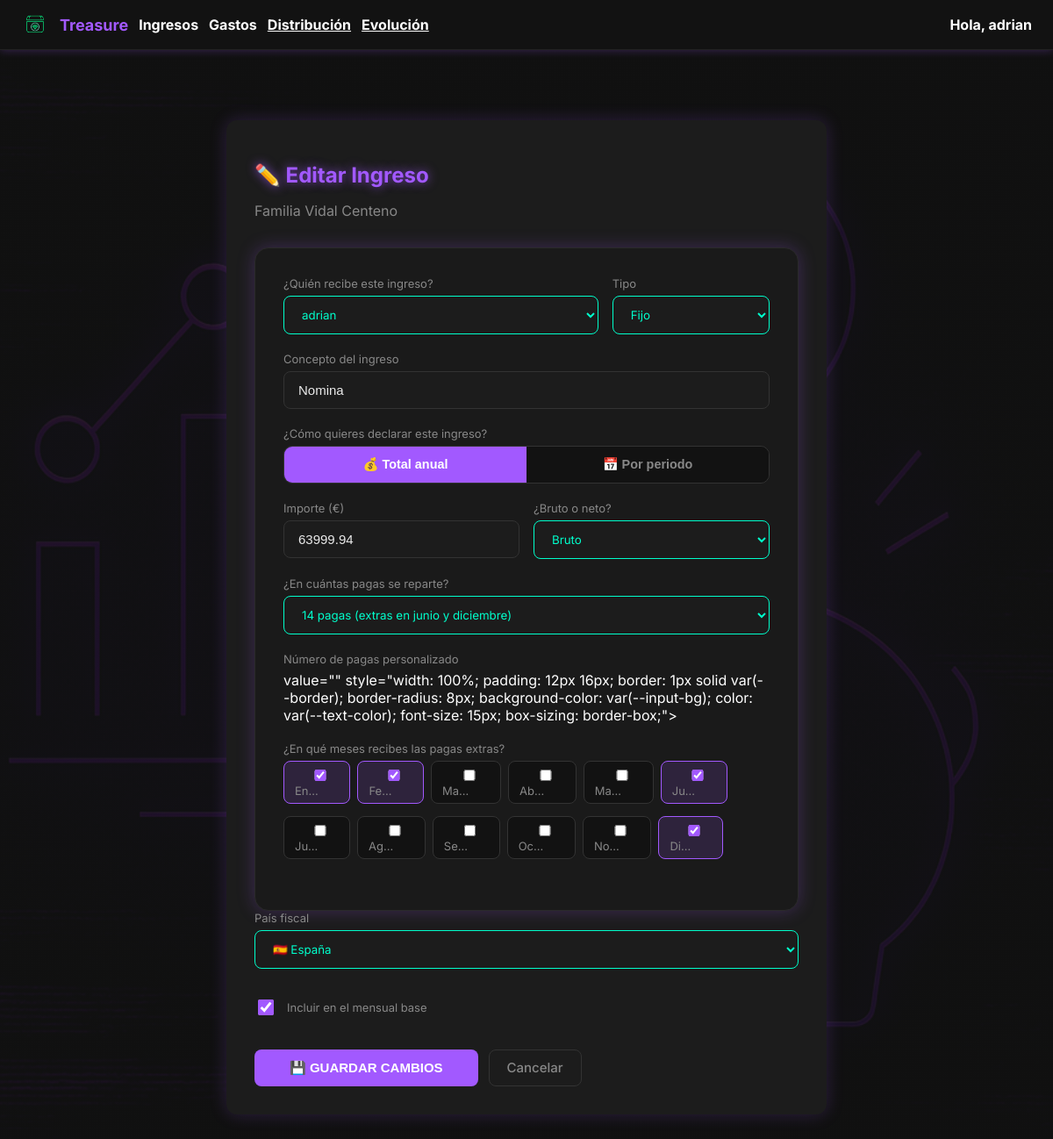
The page /finanzas/ingresos/1/editar/ (signed in) on the database its author committed.
### core/models.py (models this page shows, shortened)
class Hogar(models.Model):
    nombre = models.CharField(max_length=100)
    moneda_principal = models.CharField(
        max_length=5,
        choices=[('EUR', '€ Euro'), ('USD', '$ Dólar'), ('BTC', '₿ Bitcoin')],
        default='EUR'
    )
    creado_por = models.ForeignKey(
        User, on_delete=models.SET_NULL, null=True, related_name='hogares_creados'
    )
    fecha_creacion = models.DateTimeField(auto_now_add=True)

class UserProfile(models.Model):
    ROL_CHOICES = [
        ('admin', 'Administrador'),
        ('miembro', 'Miembro'),
        ('viewer', 'Solo lectura'),
    ]
    user = models.OneToOneField(User, on_delete=models.CASCADE)
    hogar = models.ForeignKey(
        Hogar, on_delete=models.SET_NULL, null=True, blank=True, related_name='miembros'
    )
    rol = models.CharField(max_length=20, choices=ROL_CHOICES, default='miembro')
    idioma = models.CharField(
        max_length=10, choices=[('es', 'Español'), ('en', 'Inglés')], default='es'
    )
    moneda = models.CharField(
        max_length=5,
        choices=[('EUR', '€ Euro'), ('USD', '$ Dólar'), ('BTC', '₿ Bitcoin')],
        default='EUR'
    )
    inflacion_referencia = models.FloatField(default=2.0)
    porcentaje_max_endeudamiento = models.FloatField(default=30.0)
    permitir_apis_externas = models.BooleanField(default=False)
    mostrar_alertas = models.BooleanField(default=True)
    recibir_emails = models.BooleanField(default=False)
    avatar = models.ImageField(upload_to='avatars/', null=True, blank=True)

### finanzas/models.py (models this page shows, shortened)
class FuenteIngreso(models.Model):
    TIPO_CHOICES = [
        ('fijo', 'Fijo'),
        ('variable', 'Variable estimado'),
    ]
    MODO_ENTRADA_CHOICES = [
        ('anual', 'Declaro el total anual'),
        ('periodo', 'Declaro por periodo'),
    ]
    REPARTO_CHOICES = [
        (12, '12 pagas'),
        (14, '14 pagas (extras en junio y diciembre)'),
        (15, '15 pagas'),
    ]
    usuario = models.ForeignKey(User, on_delete=models.CASCADE, related_name='fuentes_ingreso')
    hogar = models.ForeignKey('core.Hogar', on_delete=models.CASCADE, related_name='fuentes_ingreso')
    nombre = models.CharField(max_length=150,
        help_text="Ej: Schneider Electric, Guardias hospital, Alquiler piso...")
    tipo = models.CharField(max_length=20, choices=TIPO_CHOICES, default='fijo')
    modo_entrada = models.CharField(max_length=10, choices=MODO_ENTRADA_CHOICES, default='anual')
    importe_declarado = models.DecimalField(max_digits=12, decimal_places=2,
        help_text="Importe tal como lo introduce el usuario (anual o por periodo)")
    es_bruto = models.BooleanField(default=True)
    pais_fiscal = models.CharField(max_length=5, choices=[
        ('ES', 'España'), ('US', 'Estados Unidos'), ('UK', 'Reino Unido'),
        ('FR', 'Francia'), ('DE', 'Alemania'), ('PT', 'Portugal'),
        ('IT', 'Italia'), ('MX', 'México'), ('CO', 'Colombia'), ('AR', 'Argentina'),
    ], default='ES')
    num_pagas = models.IntegerField(default=12,
        help_text="Reparto del anual en pagas.")
    meses_pagas_extras = models.CharField(max_length=50, blank=True, default='6,12',
        help_text="Meses de pagas extras separados por coma. Ej: 6,12 para junio y diciembre")
    periodicidad = models.CharField(max_length=20, choices=PERIODICIDAD_CHOICES, default='mensual')
    meses_cobro = models.CharField(max_length=50, blank=True, default='',
        help_text="Meses de cobro separados por coma. Ej: 3,6,9,12 para trimestral")
    porcentaje_variabilidad = models.DecimalField(max_digits=5, decimal_places=2,
        default=Decimal('0'),
        help_text="% de variabilidad. Ej: 40 = +40% sobre la base.")
    incluir_en_mensual = models.BooleanField(default=True,
        help_text="Si False, solo aparece en el ponderado, no en el mensual base.")
    destino = models.ForeignKey(DestinoIngreso, on_delete=models.SET_NULL,
        null=True, blank=True, related_name='fuentes',
        help_text="Destino para ingresos no recurrentes mensuales.")
    activo = models.BooleanField(default=True)
    fecha_creacion = models.DateTimeField(auto_now_add=True)
    class Meta:
        ordering = ['usuario', 'nombre']
    @property
    def es_mensual_recurrente(self):
        if self.modo_entrada == 'anual':
            return True  # El salario siempre tiene parte mensual
        return self.periodicidad == 'mensual'

### finanzas/views_ingresos.py (the view, shortened to what this page needs)
# urls.py: path('ingresos/<int:ingreso_id>/editar/', views_ingresos.editar_ingreso, name='editar_ingreso'),
@login_required
def editar_ingreso(request, ingreso_id):
    profile = getattr(request.user, 'userprofile', None)
    if not profile or not profile.hogar:
        return redirect('dashboard')
    hogar = profile.hogar
    fuente = get_object_or_404(FuenteIngreso, id=ingreso_id, hogar=hogar)
    miembros = hogar.miembros.select_related('user').all()
    destinos = DestinoIngreso.objects.filter(hogar=hogar, activo=True)
    from .models import MESES_CHOICES
    return render(request, 'finanzas/ingresos/editar.html', {
        'fuente': fuente,
        'miembros': miembros,
        'destinos': destinos,
        'hogar': hogar,
        'meses': MESES_CHOICES,
    })

### templates/finanzas/ingresos/editar.html (shortened to what this page needs)
{% extends "base.html" %}
{% block body_class %}dashboard-background{% endblock %}
{% block content %}
<div class="dashboard-container" style="max-width: 620px;">
    <h1 style="color: var(--primary-color); text-shadow: 0 0 12px var(--glow); margin-bottom: 8px;">✏️ Editar Ingreso</h1>
    <p style="color: var(--muted); margin-bottom: 32px;">{{ hogar.nombre }}</p>
    <div style="background: #1a1a1a; border: 1px solid #2a2a2a; border-radius: 16px; padding: 32px; box-shadow: 0 0 20px rgba(162, 89, 255, 0.25);">
        <form method="post" id="form-ingreso">
            <div style="display: grid; grid-template-columns: 2fr 1fr; gap: 16px;">
                <div class="form-group">
                    <label>¿Quién recibe este ingreso?</label>
                    <select name="usuario_id" class="cyber-select" style="width: 100%; padding: 12px 16px;">
                        {% for miembro in miembros %}
                        <option value="{{ miembro.user.id }}" {% if miembro.user.id == fuente.usuario_id %}selected{% endif %}>{{ miembro.user.first_name|default:miembro.user.username }}</option>
                        {% endfor %}
                    </select>
                </div>
                <div class="form-group">
                    <label>Tipo</label>
                    <select name="tipo" id="tipo" class="cyber-select" style="width: 100%; padding: 12px 16px;">
                        <option value="fijo" {% if fuente.tipo == 'fijo' %}selected{% endif %}>Fijo</option>
                    </select>
                </div>
            </div>
            <div class="form-group">
                <label>Concepto del ingreso</label>
                <input type="text" name="nombre" value="{{ fuente.nombre }}"
                       style="width: 100%; padding: 12px 16px; border: 1px solid var(--border); border-radius: 8px; background-color: var(--input-bg); color: var(--text-color); font-size: 15px; box-sizing: border-box;" required>
            </div>
            <div class="form-group">
                <label>¿Cómo quieres declarar este ingreso?</label>
                <div id="modo-switch" style="display: flex; border-radius: 10px; overflow: hidden; border: 1px solid #333;">
                    <button type="button" data-modo="anual" class="modo-btn {% if fuente.modo_entrada == 'anual' %}modo-activo{% endif %}"
                            style="flex: 1; padding: 12px; text-align: center; font-weight: 600; font-size: 0.9rem; border: none; cursor: pointer; transition: all 0.2s;">
                        💰 Total anual
                    </button>
                    <button type="button" data-modo="periodo" class="modo-btn {% if fuente.modo_entrada == 'periodo' %}modo-activo{% endif %}"
                            style="flex: 1; padding: 12px; text-align: center; font-weight: 600; font-size: 0.9rem; border: none; cursor: pointer; transition: all 0.2s;">
                        📅 Por periodo
                    </button>
                </div>
            </div>
            <div style="display: grid; grid-template-columns: 1fr 1fr; gap: 16px;">
                <div class="form-group">
                    <label id="label-importe">Importe (€)</label>
                    <input type="number" name="importe_declarado" id="importe_declarado" step="0.01" min="0" value="{{ fuente.importe_declarado }}"
                           style="width: 100%; padding: 12px 16px; border: 1px solid var(--border); border-radius: 8px; background-color: var(--input-bg); color: var(--text-color); font-size: 15px; box-sizing: border-box;" required>
                </div>
                <div class="form-group">
                    <label>¿Bruto o neto?</label>
                    <select name="es_bruto" id="es_bruto" class="cyber-select" style="width: 100%; padding: 12px 16px;">
                        <option value="true" {% if fuente.es_bruto %}selected{% endif %}>Bruto</option>
                    </select>
                </div>
            </div>
            <div id="bloque-anual" style="display: {% if fuente.modo_entrada == 'anual' %}block{% else %}none{% endif %};">
                <div class="form-group">
                    <label>¿En cuántas pagas se reparte?</label>
                    <select name="num_pagas" id="num_pagas" class="cyber-select" style="width: 100%; padding: 12px 16px;">
                        <option value="14" {% if fuente.num_pagas == 14 %}selected{% endif %}>14 pagas (extras en junio y diciembre)</option>
                    </select>
                </div>
                    <div class="form-group">
                        <label>Número de pagas personalizado</label>
                        value="{% if fuente.num_pagas != 12 and fuente.num_pagas != 14 and fuente.num_pagas != 15 %}{{ fuente.num_pagas }}{% endif %}"
                               style="width: 100%; padding: 12px 16px; border: 1px solid var(--border); border-radius: 8px; background-color: var(--input-bg); color: var(--text-color); font-size: 15px; box-sizing: border-box;">
                    </div>
                </div>
                <div id="bloque-meses-extras" style="display: {% if fuente.num_pagas > 12 %}block{% else %}none{% endif %};">
                    <div class="form-group">
                        <label>¿En qué meses recibes las pagas extras?</label>
                        <div style="display: flex; flex-wrap: wrap; gap: 8px;" id="grid-meses-extras">
                            {% for num, nombre_mes in meses %}
                            <label class="mes-chip"><input type="checkbox" value="{{ num }}" {% if num|stringformat:"s" in fuente.meses_pagas_extras %}checked{% endif %}> {{ nombre_mes|truncatechars:3 }}</label>
                            {% endfor %}
                        </div>
                    </div>
                </div>
            </div>
            <div class="form-group">
                <label>País fiscal</label>
                <select name="pais_fiscal" id="pais_fiscal" class="cyber-select" style="width: 100%; padding: 12px 16px;">
                    <option value="ES" {% if fuente.pais_fiscal == 'ES' %}selected{% endif %}>🇪🇸 España</option>
                </select>
            </div>
            <div class="form-group" style="display: flex; align-items: center; gap: 12px; padding: 12px 0;">
                <input type="checkbox" name="incluir_en_mensual" id="incluir_en_mensual" {% if fuente.incluir_en_mensual %}checked{% endif %}
                       style="width: 18px; height: 18px; accent-color: var(--primary-color);">
                <label for="incluir_en_mensual" style="margin: 0; cursor: pointer;">Incluir en el mensual base</label>
            </div>
            <div style="display: flex; gap: 12px; margin-top: 24px;">
                <button type="submit" class="btn btn-primary">💾 Guardar cambios</button>
                <a href="{% url 'finanzas:listar_ingresos' %}" class="btn btn-secondary">Cancelar</a>
            </div>
    </div>
{% endblock %}

### templates/base.html (shortened to what this page needs)
{% load static %}
<!DOCTYPE html>
<html lang="es">
<head>
    <link rel="stylesheet" href="{% static 'css/main.css' %}">
</head>
<body class="{% block body_class %}{% endblock %}">
    {% if request.user.is_authenticated and not hide_navbar %}
    <nav class="navbar">
        <div class="navbar-left">
            <img src="{% static 'img/logo_treasure_3.png' %}" class="nav-logo" alt="Treasure Logo">
            <span class="nav-title">Treasure</span>
            <div class="nav-user-dropdown">
                <span class="nav-user-toggle">Ingresos</span>
            </div>
            <div class="nav-user-dropdown">
                <span class="nav-user-toggle">Gastos</span>
            </div>
            <a href="{% url 'finanzas:vista_distribucion' %}" class="nav-user-toggle">Distribución</a>
            <a href="{% url 'finanzas:vista_evolucion' %}" class="nav-user-toggle">Evolución</a>        </div>
        <div class="navbar-right">
            <div class="nav-user-dropdown">
                <span class="nav-user-toggle">
                    Hola, <span class="nav-username">{{ request.user.first_name|default:request.user.username }}</span>
                </span>
            </div>
        </div>
    </nav>
    {% endif %}
    {% block content %}
    {% endblock %}
</body>
</html>

### rows shown on the page
Hogar: nombre "Familia Vidal Centeno"
FuenteIngreso: tipo "Fijo", nombre "Nomina", importe_declarado "63999.94", es_bruto "Bruto", num_pagas "14 pagas (extras en junio y diciembre)", meses_pagas_extras "☑" "☑" "☑" "☑", pais_fiscal "🇪🇸 España", incluir_en_mensual "☑"

### other values the page prints
{{ request.user.first_name|default:request.user.username }} "adrian"
{{ nombre_mes|truncatechars:3 }} "En…" "Fe…" "Ma…" "Ab…" "Ma…" "Ju…" "Ju…" "Ag…" "Se…" "Oc…" "No…" "Di…"
